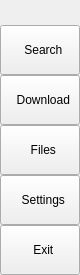
        <widget class="QFrame" name="sidebar">
         <property name="maximumSize">
          <size>
           <width>70</width>
           <height>16777214</height>
          </size>
         </property>
         <property name="styleSheet">
          <string notr="true"/>
         </property>
         <property name="frameShape">
          <enum>QFrame::NoFrame</enum>
         </property>
         <property name="frameShadow">
          <enum>QFrame::Raised</enum>
         </property>
         <layout class="QVBoxLayout" name="verticalLayout_3">
          <property name="spacing">
           <number>0</number>
          </property>
          <property name="leftMargin">
           <number>0</number>
          </property>
          <property name="topMargin">
           <number>0</number>
          </property>
          <property name="rightMargin">
           <number>0</number>
          </property>
          <property name="bottomMargin">
           <number>0</number>
          </property>
          <item alignment="Qt::AlignTop">
           <widget class="QFrame" name="sb_top_frame">
            <property name="frameShape">
             <enum>QFrame::NoFrame</enum>
            </property>
            <property name="frameShadow">
             <enum>QFrame::Raised</enum>
            </property>
            <layout class="QVBoxLayout" name="verticalLayout_5">
             <property name="spacing">
              <number>0</number>
             </property>
             <property name="leftMargin">
              <number>0</number>
             </property>
             <property name="topMargin">
              <number>25</number>
             </property>
             <property name="rightMargin">
              <number>0</number>
             </property>
             <property name="bottomMargin">
              <number>0</number>
             </property>
             <item>
              <widget class="QPushButton" name="search_btn">
               <property name="minimumSize">
                <size>
                 <width>0</width>
                 <height>50</height>
                </size>
               </property>
               <property name="text">
                <string>  Search</string>
               </property>
               <property name="icon">
                <iconset>
                 <normaloff>appdata/images/search.png</normaloff>appdata/images/search.png</iconset>
               </property>
               <property name="iconSize">
                <size>
                 <width>45</width>
                 <height>45</height>
                </size>
               </property>
               <property name="checkable">
                <bool>true</bool>
               </property>
               <property name="autoExclusive">
                <bool>true</bool>
               </property>
              </widget>
             </item>
             <item>
              <widget class="QPushButton" name="download_btn">
               <property name="enabled">
                <bool>true</bool>
               </property>
               <property name="minimumSize">
                <size>
                 <width>0</width>
                 <height>50</height>
                </size>
               </property>
               <property name="text">
                <string>  Download</string>
               </property>
               <property name="icon">
                <iconset>
                 <normaloff>appdata/images/download.png</normaloff>
                 <disabledoff>appdata/images/download-disabled.png</disabledoff>appdata/images/download.png</iconset>
               </property>
               <property name="iconSize">
                <size>
                 <width>45</width>
                 <height>45</height>
                </size>
               </property>
               <property name="checkable">
                <bool>true</bool>
               </property>
               <property name="autoExclusive">
                <bool>true</bool>
               </property>
              </widget>
             </item>
             <item>
              <widget class="QPushButton" name="file_btn">
               <property name="minimumSize">
                <size>
                 <width>0</width>
                 <height>50</height>
                </size>
               </property>
               <property name="text">
                <string>  Files</string>
               </property>
               <property name="icon">
                <iconset>
                 <normaloff>appdata/images/explorer.png</normaloff>appdata/images/explorer.png</iconset>
               </property>
               <property name="iconSize">
                <size>
                 <width>45</width>
                 <height>45</height>
                </size>
               </property>
               <property name="checkable">
                <bool>true</bool>
               </property>
               <property name="autoExclusive">
                <bool>true</bool>
               </property>
              </widget>
             </item>
             <item>
              <widget class="QPushButton" name="settings_btn">
               <property name="minimumSize">
                <size>
                 <width>0</width>
                 <height>50</height>
                </size>
               </property>
               <property name="text">
                <string>  Settings</string>
               </property>
               <property name="icon">
                <iconset>
                 <normaloff>appdata/images/settings.png</normaloff>appdata/images/settings.png</iconset>
               </property>
               <property name="iconSize">
                <size>
                 <width>45</width>
                 <height>45</height>
                </size>
               </property>
               <property name="checkable">
                <bool>true</bool>
               </property>
               <property name="autoExclusive">
                <bool>true</bool>
               </property>
              </widget>
             </item>
            </layout>
           </widget>
          </item>
          <item alignment="Qt::AlignBottom">
           <widget class="QFrame" name="sb_bottom_frame">
            <property name="frameShape">
             <enum>QFrame::NoFrame</enum>
            </property>
            <property name="frameShadow">
             <enum>QFrame::Raised</enum>
            </property>
            <layout class="QVBoxLayout" name="verticalLayout_4">
             <property name="spacing">
              <number>0</number>
             </property>
             <property name="leftMargin">
              <number>0</number>
             </property>
             <property name="topMargin">
              <number>0</number>
             </property>
             <property name="rightMargin">
              <number>0</number>
             </property>
             <property name="bottomMargin">
              <number>0</number>
             </property>
             <item>
              <widget class="QPushButton" name="exit_btn">
               <property name="minimumSize">
                <size>
                 <width>70</width>
                 <height>50</height>
                </size>
               </property>
               <property name="text">
                <string>  Exit</string>
               </property>
               <property name="icon">
                <iconset>
                 <normaloff>appdata/images/exit.png</normaloff>appdata/images/exit.png</iconset>
               </property>
               <property name="iconSize">
                <size>
                 <width>45</width>
                 <height>45</height>
                </size>
               </property>
              </widget>
             </item>
            </layout>
           </widget>
          </item>
         </layout>
        </widget>
